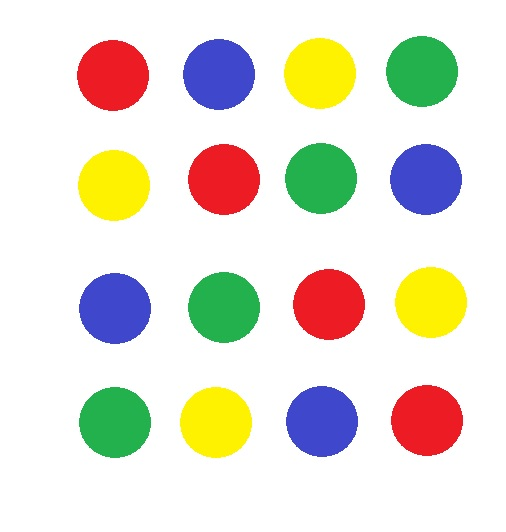
%> input picture Laboratório 2/Pieces.jpg, 506 x 532 px
$ octave Teste.m   (GNU Octave 9; MATLAB toolbox functions it lacks are replaced by stand-ins)
%> lines starting %> are read from the running program, lines starting %| are printed output that depends on the picture
clc
clear
close all

Im = imread('Pieces.jpg');
%> Im is the input picture: size 532x506x3 uint8; mean R, G, B 229.1, 225, 213.1
figure(1);imshow(Im);

Imr = Im(:,:,1);
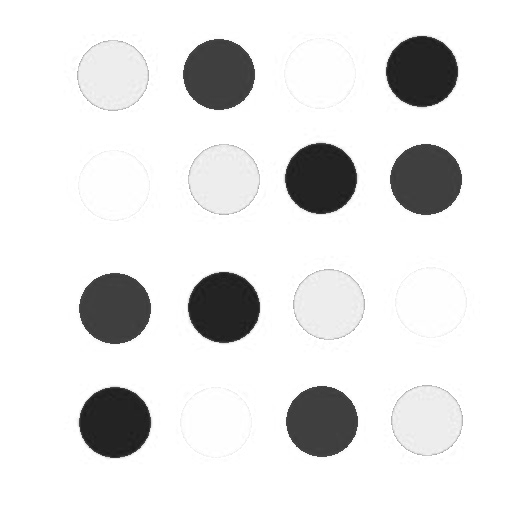
%> Imr: size 532x506 uint8; min 22, max 255, mean 229.1
Img = Im(:,:,2);
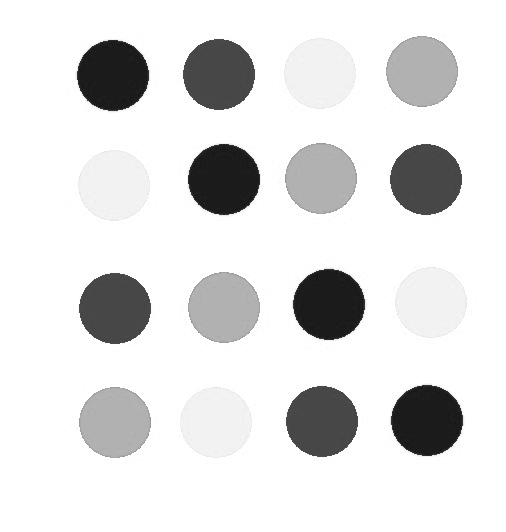
%> Img: size 532x506 uint8; min 19, max 255, mean 225
Imb = Im(:,:,3);
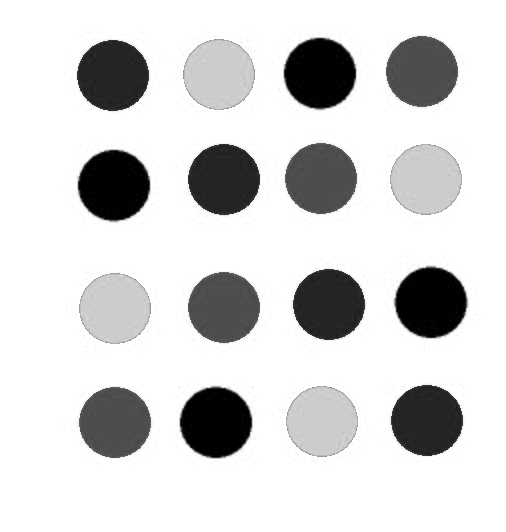
%> Imb: size 532x506 uint8; min 0, max 255, mean 213.1
gray = 0.299*Imr + 0.587*Img + 0.114*Imb;
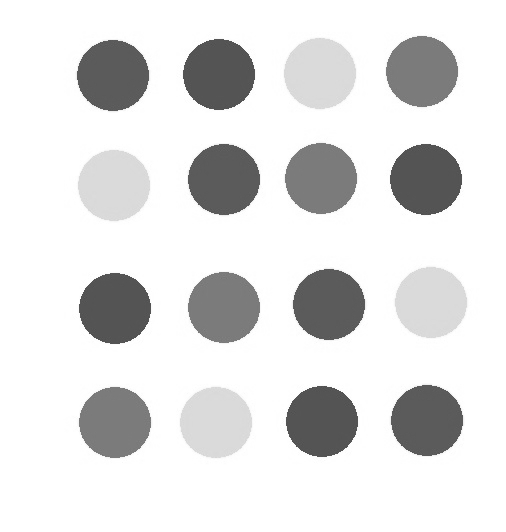
%> gray: size 532x506 uint8; min 74, max 255, mean 224.9
imshow(gray);

%> (the run ends here)
